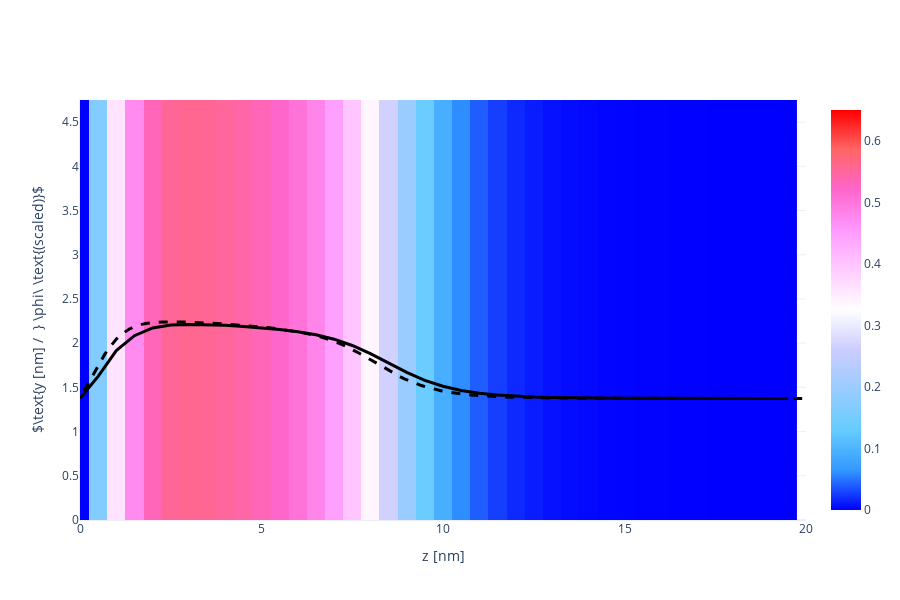

Notebook code cell kept with this figure:
### Code cell
X, Y, Z = np.array(phAr.iloc[:,0]), np.array(phAr.iloc[:,1]), np.array(phAr.iloc[:,2])
vol = np.array(phAr.iloc[:,3])

Lz_max = 20
vol = vol[Z < Lz_max]
X = X[Z < Lz_max]
Y = Y[Z < Lz_max]
Z = Z[Z < Lz_max]

Nz_new = int(len(Z)/Nx/Ny)
x = [X[i*Ny*Nz_new] for i in range(Nx)]
y = [Y[j*Nz_new]    for j in range(Ny)]
z = [Z[k]           for k in range(Nz_new)]

xslice = 10
islice = int(xslice*(x[1]-x[0]))
vol = np.array([vol[(islice*Ny+j)*Nz_new+k] for j in range(Ny) for k in range(Nz_new)]).reshape(Ny, Nz_new)

import plotly.graph_objects as go
heatmap = go.Heatmap(
            x=z, y=y, z=vol,
            zmin = 0.0, zmax = 0.65,
            colorscale= 'Picnic'
          )
scatter = go.Scatter(
            x = z,
            y = 1.5*vol[int(Ny/2), :] + max(y)/2-1,
            line = dict(color='black', width=3)
          )

fname = GIT+'ph_a000x075_1D.dat'
df = pd.read_csv(fname, sep="\s+", skiprows=0)
a000x075_1d = pd.DataFrame([df.iloc[:,0], df.iloc[:,1]], index=['z', 'pha']).T

reference = go.Scatter(
                x = a000x075_1d.z,
                y = 1.5*a000x075_1d.pha + max(y)/2-1,
                line = dict(color='black', width=3, dash='dash')
            )

layout = go.Layout( xaxis_range = [0, Lz_max], yaxis_range = [0, y[-1]],
                    yaxis_title = r'$\text{y [nm] /  } \phi\ \text{(scaled)}$', xaxis_title = 'z [nm]',
                    scene_xaxis_showticklabels=True,
                    scene_yaxis_showticklabels=True,
                    scene_zaxis_showticklabels=True,
                    showlegend = False,
                    template='plotly_white', width=900, height=600)
fig = go.Figure(data = [heatmap, scatter, reference], layout = layout)
fig.show()

### Figure 1 — Plotly figure (JSON) as saved in the notebook; plotly's stock layout.template omitted (floating-point values rounded to 4 significant figures; data arrays with more than 128 entries replaced by an {"elided": "..."} marker saying what was removed)
{"data": [{"colorscale": [[0, "rgb(0,0,255)"], [0.1, "rgb(51,153,255)"], [0.2, "rgb(102,204,255)"], [0.3, "rgb(153,204,255)"], [0.4, "rgb(204,204,255)"], [0.5, "rgb(255,255,255)"], [0.6, "rgb(255,204,255)"], [0.7, "rgb(255,153,255)"], [0.8, "rgb(255,102,204)"], [0.9, "rgb(255,102,102)"], [1, "rgb(255,0,0)"]], "type": "heatmap", "x": [0, 0.5, 1, 1.5, 2, 2.5, 3, 3.5, 4, 4.5, 5, 5.5, 6, 6.5, 7, 7.5, 8, 8.5, 9, 9.5, 10, 10.5, 11, 11.5, 12, 12.5, 13, 13.5, 14, 14.5, 15, 15.5, 16, 16.5, 17, 17.5, 18, 18.5, 19, 19.5], "y": [0, 0.25, 0.5, 0.75, 1, 1.25, 1.5, 1.75, 2, 2.25, 2.5, 2.75, 3, 3.25, 3.5, 3.75, 4, 4.25, 4.5, 4.75], "z": {"elided": "20x40 float values"}, "zmax": 0.65, "zmin": 0}, {"line": {"color": "black", "width": 3}, "type": "scatter", "x": [0, 0.5, 1, 1.5, 2, 2.5, 3, 3.5, 4, 4.5, 5, 5.5, 6, 6.5, 7, 7.5, 8, 8.5, 9, 9.5, 10, 10.5, 11, 11.5, 12, 12.5, 13, 13.5, 14, 14.5, 15, 15.5, 16, 16.5, 17, 17.5, 18, 18.5, 19, 19.5], "y": [1.375, 1.624, 1.916, 2.084, 2.173, 2.204, 2.212, 2.209, 2.201, 2.19, 2.174, 2.155, 2.13, 2.095, 2.045, 1.974, 1.881, 1.774, 1.669, 1.58, 1.512, 1.466, 1.435, 1.414, 1.401, 1.392, 1.387, 1.383, 1.38, 1.378, 1.377, 1.377, 1.376, 1.376, 1.375, 1.375, 1.375, 1.375, 1.375, 1.375]}, {"line": {"color": "black", "dash": "dash", "width": 3}, "type": "scatter", "x": {"elided": "440 float values"}, "y": {"elided": "440 float values"}}], "layout": {"height": 600, "scene": {"xaxis": {"showticklabels": true}, "yaxis": {"showticklabels": true}, "zaxis": {"showticklabels": true}}, "showlegend": false, "width": 900, "xaxis": {"range": [0, 20], "title": {"text": "z [nm]"}, "type": "linear"}, "yaxis": {"range": [0, 4.75], "title": {"text": "$\\text{y [nm] /  } \\phi\\ \\text{(scaled)}$"}, "type": "linear"}}}
